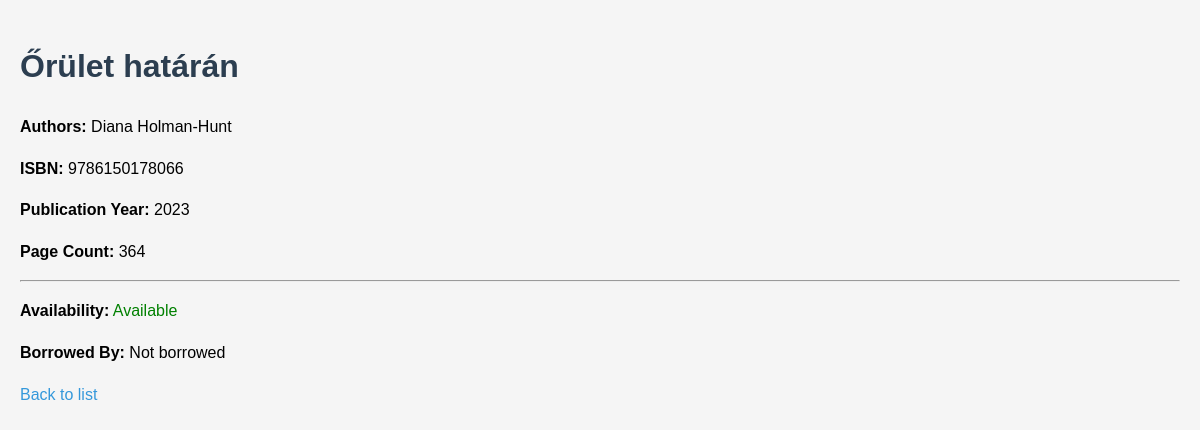
The page /books/2/ on the database its author committed.
### library/models.py (models this page shows, shortened)
class Book(models.Model):
    isbn = models.CharField(max_length=13, unique=True)
    title = models.CharField(max_length=255)
    authors = models.ManyToManyField('Author', related_name='books')
    publication_year = models.IntegerField()
    page_count = models.IntegerField()
    cover_image = models.ImageField(upload_to='book_covers/', null=True, blank=True)
    available = models.BooleanField(default=True)
    borrowed_by = models.ForeignKey(User, null=True, blank=True, on_delete=models.SET_NULL)

class Author(models.Model):
    name = models.CharField(max_length=100)
    birth_date = models.DateField()
    birth_place = models.CharField(max_length=100)
    nationality = models.CharField(max_length=50)
    death_date = models.DateField(null=True, blank=True)
    death_place = models.CharField(max_length=100, null=True, blank=True)

### library/views.py (the view)
# urls.py: path('books/<int:book_id>/', views.book_detail, name='book_detail'),
def book_detail(request, book_id):
    book = get_object_or_404(Book, id=book_id)
    return render(request, 'library/book_detail.html', {'book': book})

### library/templates/library/book_detail.html (shortened to what this page needs)
<!DOCTYPE html>
<html>
<head>
    {% load static %}
    <link rel="stylesheet" type="text/css" href="{% static 'css/style.css' %}">
</head>
<body>
    <h1>{{ book.title }}</h1>
    <p><strong>Authors:</strong>
        {% for author in book.authors.all %}
            {{ author.name }}{% if not forloop.last %}, {% endif %}
        {% endfor %}
    </p>
    <p><strong>ISBN:</strong> {{ book.isbn }}</p>
    <p><strong>Publication Year:</strong> {{ book.publication_year }}</p>
    <p><strong>Page Count:</strong> {{ book.page_count }}</p>
    <hr>
    <p><strong>Availability:</strong>
        {% if book.available %}
            <span style="color:green;">Available</span>
        {% else %}
            <span style="color:red;">Not Available</span>
        {% endif %}
    </p>
<p><strong>Borrowed By:</strong>
    {% if book.borrowed_by %}
        {{ book.borrowed_by.username }}
    {% else %}
        Not borrowed
    {% endif %}
</p>
    <p><a href="{% url 'book_list' %}">Back to list</a></p>
</body>
</html>

### library/static/css/style.css (style rules this page uses)
body { font-family: Arial, sans-serif; line-height: 1.6; margin: 0; padding: 20px; background-color: #f5f5f5; }
h1 { color: #2c3e50; }
a { color: #3498db; text-decoration: none; }

### rows shown on the page
Book: title "Őrület határán", isbn "9786150178066", publication_year "2023", page_count "364"
Author: name "Diana Holman-Hunt"
